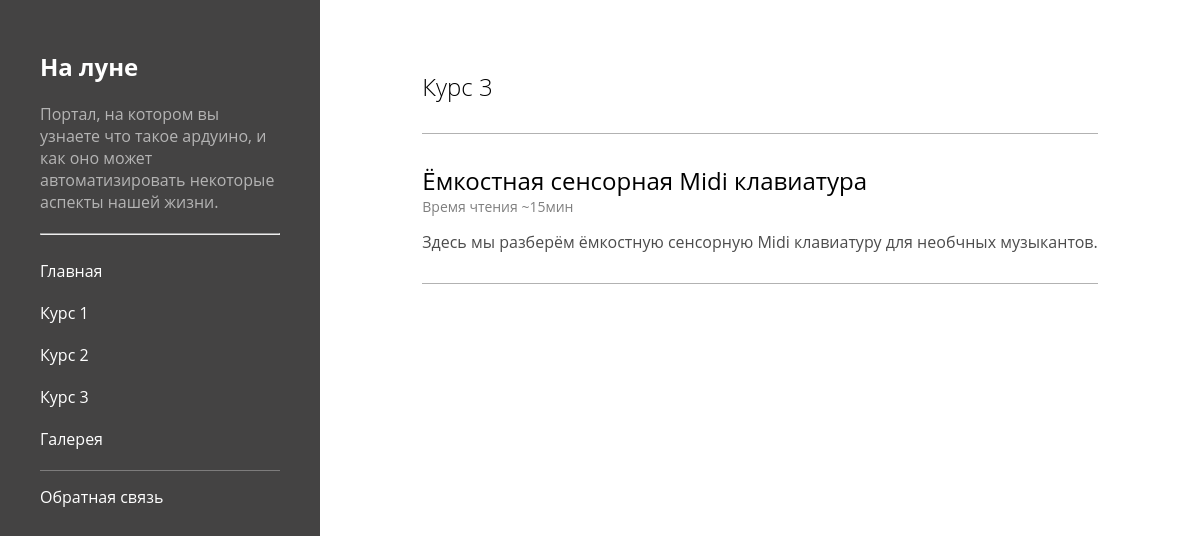
Screenshot of /course-3/ with the database file from the repository.
### tables this page shows
CREATE TABLE "bdtable" (
	"course_num"	INTEGER,
	"lesson_num"	INTEGER,
	"title"	INTEGER,
	"reading_time"	INTEGER,
	"preview_text"	TEXT
);

### main.py (the view)
@app.route('/course-<num>/')
def course(num):
    with sq.connect("6743database.db") as con:
        cur = con.cursor()
        db_array = cur.execute(
            f"SELECT course_num, lesson_num, title, reading_time, preview_text FROM bdtable WHERE course_num={num}").fetchall()
    return render_template('index.html', title=f'Курс {num}', list=db_array, content_title=f'Курс {num}')

### templates/index.html (shortened to what this page needs)
<!DOCTYPE html>
<html lang="en">
<head>
    <link rel="stylesheet" href="{{ url_for('static', filename='CSS/style.css') }}">
</head>
<body>
    <section class="sidebar_column">
        <div>
            <h2>На луне</h2>
            <p>Портал, на котором вы узнаете что такое ардуино, и как оно может автоматизировать некоторые аспекты нашей жизни.</p>
            <hr>
            <nav>
                <a href="/">Главная</a>
                <a href="/course-1/">Курс 1</a>
                <a href="/course-2/">Курс 2</a>
                <a href="/course-3/">Курс 3</a>
                <a href="/gallery/">Галерея</a>
            </nav>
            <div class="hr" style="margin: 10px 0 15px 0; background-color: white;"></div>
            <a href="https://t.me/">Обратная связь</a>
        </div>
    </section>
    <section class="main_content">
        {% if list %}
        <div class="lessons_list_wrapper">
            <h1>{{ content_title }}</h1>
            <div class="hr"></div>
            {% for item in list %}
            <div class="item">
                <a href="lesson-{{ item[1] }}">{{ item[2] }}</a>
                <div class="read_time">Время чтения ~{{ item[3]}}мин</div>
                <p>{{ item[4] }}</p>
                <div class="hr"></div>
            </div>
            {% endfor %}
        </div>
        {% endif %}
    </section>
</body>
</html>

### static/CSS/style.css (style rules this page uses)
html { overflow-x: hidden; }
* { margin: 0; padding: 0; font-family: 'open sans'; }
.sidebar_column { max-width: 20%; width: auto; height: calc(100vh - 50px); background-color: #444343; padding: 50px 40px 0 40px; display: flex; justify-content: center; font-family: open sans; position:fixed; transform: translateY(0%); transition: transform 0.7s; }
.sidebar_column p { padding: 20px 0; opacity: 0.6; }
.sidebar_column div { max-width: 300px; color: white; }
.sidebar_column nav { display: flex; flex-direction: column; margin: 15px 0 0 0; }
.sidebar_column a { color: white; text-decoration: none; padding: 10px 0; transition: opacity 0.2s; }
.main_content { position: absolute; width: calc(80vw - 80px); top: 0; margin-left: calc(20% + 80px); display: flex; flex-direction: column; min-height: 100vh; }
.lessons_list_wrapper { padding: 20px 40px; margin: 50px auto; max-width: 100%; max-width: 900px; background-color: rgba(255, 255, 255, 0.9); border-radius: 20px; }
.lessons_list_wrapper h1 { font-size: 24px; font-weight: 200; }
.lessons_list_wrapper .item { margin: 30px auto; }
.lessons_list_wrapper a { margin: 0 0 10px 0; text-decoration: none; color: black; font-size: 24px; opacity: 1; transition: opacity 0.2s; }
.read_time { opacity: 0.5; font-size: 14px; margin: 0 0 15px 0; }
.lessons_list_wrapper p { opacity: 0.7; }
.hr { width: 100%; height: 1px; background-color: black; opacity: 0.3; margin: 30px 0 0 0; }

### rows the page displays
bdtable: title "Ёмкостная сенсорная Midi клавиатура", reading_time "15", preview_text "Здесь мы разберём ёмкостную сенсорную Midi клавиатуру для необчных музыкантов."

### other values shown
{{ content_title }} "Курс 3"
